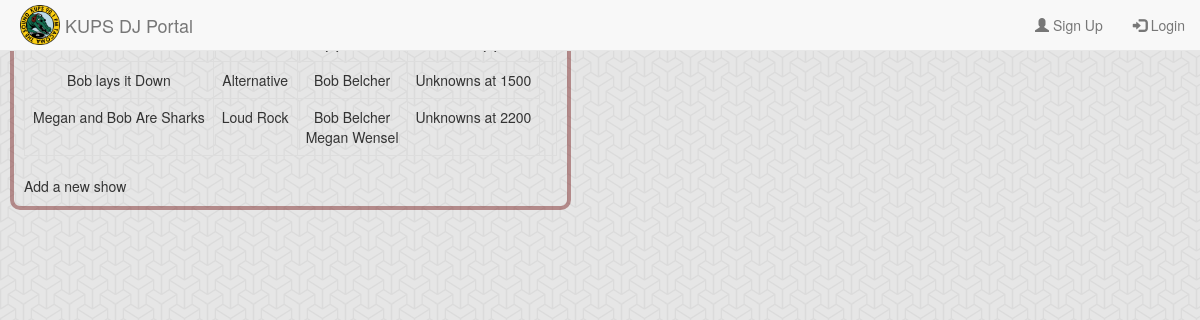
The page /manage-shows.php on the database its author committed.
### tables this page shows
CREATE TABLE IF NOT EXISTS radioShow (
	showid INT NOT NULL,
	genre VARCHAR(20),
	title VARCHAR(40),
	PRIMARY KEY (showid)
);

CREATE TABLE IF NOT EXISTS dj (
	email VARCHAR(30),
	showid INT,
	PRIMARY KEY (email, showid),
	FOREIGN KEY (email) REFERENCES user(email)
		ON DELETE CASCADE,
	FOREIGN KEY (showid) REFERENCES radioShow(showid)
		ON DELETE CASCADE
);

CREATE TABLE IF NOT EXISTS user (
	name VARCHAR(20) NOT NULL,
	admin TINYINT(2) DEFAULT 0,
	password VARCHAR(20) NOT NULL,
	email VARCHAR(30) NOT NULL,
	PRIMARY KEY (email)
);

CREATE TABLE IF NOT EXISTS showInstance (
	showid INT,
	weekday VARCHAR(10),
	time VARCHAR(10),
	PRIMARY KEY (showid, weekday, time),
	FOREIGN KEY (showid) REFERENCES radioShow(showid)
		ON DELETE CASCADE
);

### manage-shows.php (called while the page is built, shortened)
<?php include '_header.php'; ?>
<?php include '_display-shows.php';?>

### _helpers.php (called while the page is built, shortened)
<?php
function get_genre($shortform) {
	if ($shortform == 'alt') {
		return "Alternative";
	}
	else if ($shortform == 'hip') {
		return "Hip Hop";
	}
	else if ($shortform == 'loud') {
		return "Loud Rock";
	}
}
function get_weekday($shortform) {
	if ($shortform == 'Mon') {
		return "Monday";
	}
	else if ($shortform == 'Tue') {
		return "Tuesday";
	}
	else if ($shortform == 'Wed') {
		return "Wednesday";
	}
	else if ($shortform == 'Thu') {
		return "Thursday";
	}
	else if ($shortform == 'Fri') {
		return "Friday";
	}
	else if ($shortform == 'Sat') {
		return "Saturday";
	}
	else if ($shortform == 'Sun') {
		return "Sunday";
	}
	else {
		return "Unknown";
	}
}
?>

### _display-shows.php (the view, shortened to what this page needs)
<?php
include '_helpers.php';
echo "<div class='content left-float'>";
	try
	{
		$db = new PDO("mysql:dbname=soundpod", 'root');
		$db -> setAttribute(PDO::ATTR_ERRMODE, PDO::ERRMODE_EXCEPTION);
		echo '<table class="table table-bordered" border="1">';
		echo '<tbody align="center">';
		echo '<tr><th>Title</th><th>Genre</th><th>DJ(s)</th><th>Showtime(s)</th><th></th></tr>';
		$shows = $db -> query ("SELECT * FROM radioShow ORDER BY genre, showid");
		foreach ($shows as $show)
		{
			$showid = $show['showid'];
			$title = $show['title'];
			$genre = get_genre($show['genre']);
			echo "<td>  ".$title."  </td>";
			echo "<td>  ".$genre."  </td>";
			$djs = $db -> query ("SELECT * FROM user NATURAL JOIN dj WHERE showid=$showid ORDER BY name");
			echo "<td>  ";
			foreach ($djs as $dj) {
				$n = $dj['name'];
				echo "$n<br />";
			}
			echo "  </td>";
			$showtimes = $db -> query ("SELECT * FROM showInstance WHERE showid=$showid");
			echo "<td>  ";
			foreach ($showtimes as $showtime) {
				$day = get_weekday($showtime['weekday']);
				$time = $showtime['time'];
				echo $day."s at ";
				echo $time;
				echo "<br />";
			}
			echo "  </td>";
		}
		echo '</tbody>';
		echo "</table>";
		echo "<a href='/add-show.php'>Add a new show</a>";
	}
	catch(PDOException $e) {
		print 'Exception : '.$e -> getMessage();
	}
echo "</div>";
?>

### assets/stylesheets/screen.css (style rules this page uses)
body { background: #ffffff url("/assets/images/background/escheresque.png") repeat left top; }
a { text-decoration: none; }
a:link, a:visited, a:hover, a:active { color: inherit; }
.content { border: 4px solid rgba(102, 0, 0, 0.4); -webkit-border-radius: 10px; -moz-border-radius: 10px; -ms-border-radius: 10px; border-radius: 10px; margin: 10px; padding: 10px; }
.left-float { float: left; }

### rows shown on the page
radioshow: title "Bob lays it Down", genre "Alternative"
dj: email.name "Bob Belcher"
showinstance: weekday "Unknown", time "1500"
radioshow: title "Megan and Bob Are Sharks", genre "Loud Rock"
dj: email.name "Bob Belcher"
dj: email.name "Megan Wensel"
showinstance: weekday "Unknown", time "2200"
